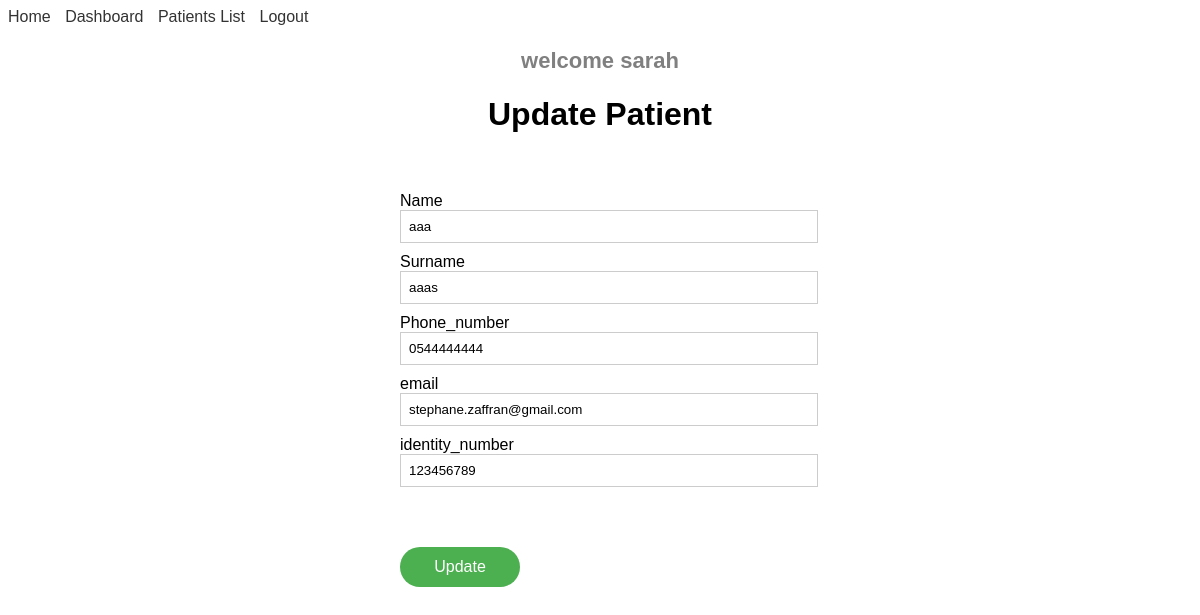
The app's page /update_patient/4236 (signed in) with its own data.
### app/models.py (models this page shows, shortened)
class User(UserMixin, db.Model):
    id = db.Column(db.Integer, primary_key=True)
    name = db.Column(db.String(100), unique=True, nullable=False)
    username = db.Column(db.String(50), unique=True, nullable=False)
    password = db.Column(db.String(80), nullable=False)
    appointments = db.relationship('Appointment', backref='user', lazy=True)

class Patient(db.Model):
    id = db.Column(db.Integer, primary_key=True, autoincrement=True)
    name = db.Column(db.String(50), unique=False, nullable=False)
    surname = db.Column(db.String(50), unique=False, nullable=False)
    phone_number = db.Column(db.String(50), unique=False, nullable=False)
    identity_number = db.Column(db.String(50), unique=False, nullable=True)
    email = db.Column(db.String(50), unique=False, nullable=True)
    appointments = db.relationship('Appointment', backref='patient', lazy=True)

### app/main/views.py (the view)
@main_blueprint.route('/update_patient/<int:patient_id>', methods=['GET', 'POST'])
@login_and_referer_required
def update_patient(patient_id):
    try:
        patient = Patient.query.get_or_404(patient_id)
        form = PatientForm(obj=patient)
        try:
            if form.validate_on_submit():
                form.populate_obj(patient)
                db.session.commit()
                flash('Patient updated successfully.', 'success')
                print(f"patient_name: {patient.name} ", file=sys.stdout)
                return redirect(url_for('main.patient_list'))
        except IntegrityError as e:
            db.session.rollback()
            flash(f'integrity error adding  patient.  {e}', 'error')
            return redirect(url_for('main.update_patient'))
        except SQLAlchemyError as e:
            db.session.rollback()
            flash(f'SQLAlchemy error adding  patient.  {e}', 'error')
            return render_template('update_patient.html', form=form, patient=patient)
    except SQLAlchemyError as e:
        flash(f'SQLAlchemy error getting selected patient.  {e}', 'error')
        return render_template('patient_list.html', form=form, patient=patient)
    return render_template('update_patient.html', form=form, patient=patient)

### app/forms.py
class PatientForm(FlaskForm):
    name = StringField('Name', validators=[DataRequired(), Regexp(r'^[a-zA-Z0-9\s]+$', message='Invalid  format')])
    surname = StringField('Surname', validators=[DataRequired(), Regexp(r'^[a-zA-Z0-9\s]+$', message='Invalid  format')])
    phone_number = StringField('Phone_number', validators=[DataRequired(), Regexp(r'^(05)\d{8}$', message='Invalid  format')])
    email = StringField('email', validators=[DataRequired(), Regexp(r'^[a-zA-Z0-9._%+-]+@[a-zA-Z0-9.-]+\.[a-zA-Z]{2,}$', message='Invalid  format')])
    identity_number = StringField('identity_number', validators=[DataRequired(), Regexp(r'^\d{9}$', message='Invalid  format')])

### app/__init__.py (called while the page is built)
def create_app():
    dentist_app = Flask(__name__)
    dentist_app.config.from_object(Config)
    migrate.init_app(dentist_app, db)
    db.init_app(dentist_app)
    login_manager = LoginManager(dentist_app)
    login_manager.login_view = 'auth.login'
    @login_manager.user_loader
    def load_user(user_id):
        return User.query.get(int(user_id))
    dentist_app.register_blueprint(main_blueprint)
    dentist_app.register_blueprint(auth_blueprint)
    return dentist_app

### app/auth/views.py (called while the page is built)
def login_and_referer_required(func):
    @wraps(func)
    @login_required
    def decorated_view(*args, **kwargs):
        if not request.referrer or not request.referrer.startswith(request.host_url):
            flash('Unauthorized access. Please access the page through the application.', 'error')
            return redirect(url_for('auth.logout'))
        return func(*args, **kwargs)
    return decorated_view

### app/main/templates/update_patient.html (shortened to what this page needs)
{% extends 'base.html' %}
{% block content %}
<h1 class="title">Update Patient</h1>
<form method="POST" action="{{ url_for('main.update_patient', patient_id=patient.id) }}">
    <div class="form-group">
        {{ form.name.label }}
        {{ form.name( class="form-control") }}
    </div>
    <div class="form-group">
        {{ form.surname.label }}
        {{ form.surname( class="form-control") }}
    </div>
    <div class="form-group">
        {{ form.phone_number.label }}
        {{ form.phone_number( class="form-control") }}
    </div>
     <div class="form-group">
            {{ form.email.label }}
            {{ form.email(class="form-control") }}
        </div>
    <div class="form-group">
        {{ form.identity_number.label }}
        {{ form.identity_number( class="form-control") }}
    </div>
    <div class="form-group ">
        <button type="submit" class="btn btn-primary">Update</button>
    </div>
</form>
{% endblock %}

### app/main/templates/base.html (shortened to what this page needs)
<!DOCTYPE html>
<html>
<head>
    <link rel="stylesheet" type="text/css" href="{{ url_for('main.static', filename='myStyle.css') }}">
</head>
<body>
    <nav>
        <ul class="menu">
            <li><a href="{{ url_for('main.home') }}">Home</a></li>
            {% if current_user.is_authenticated %}
            <li><a href="{{ url_for('main.dashboard') }}">Dashboard</a></li>
            <li><a href="{{ url_for('main.patient_list') }}">Patients List</a></li>
            <li><a href="{{ url_for('auth.logout') }}">Logout</a></li>
            {% else %}
            <li><a href="{{ url_for('auth.login') }}">Login</a></li>
            {% endif %}
        </ul>
    </nav>
    {% if current_user.is_authenticated %}
    <div id="user_name">
        <p>welcome {{current_user.name}}</p>
    </div>
    {% endif %}
    {% block content %}
    {% endblock %}
</body>
</html>

### app/main/static/myStyle.css (style rules this page uses)
body { font-family: Arial, sans-serif; }
#user_name { text-align: center; color: grey; font-size: 22px; font-weight: bolder; }
nav ul { list-style-type: none; margin: 0; padding: 0; }
.title { text-align: center; margin-bottom: 5%; }
nav ul li { display: inline-block; margin-right: 10px; }
nav ul li a { text-decoration: none; color: #333; }
form { max-width: 400px; margin: 20px auto; }
.form-group { margin-bottom: 10px; }
.form-control { width: 100%; padding: 8px; border: 1px solid #ccc; }
.btn { padding: 8px 16px; background-color: #4CAF50; color: white; border: none; cursor: pointer; }
.btn-primary { margin-top: 50px; width: 120px; height: 40px; background-color: #4CAF50; color: white; border-radius: 20px; text-align: center; font-size: 16px; }

### records on screen
User: name "sarah"
Patient: name "aaa", surname "aaas", phone_number "0544444444", email "stephane.zaffran@gmail.com", identity_number "123456789"
